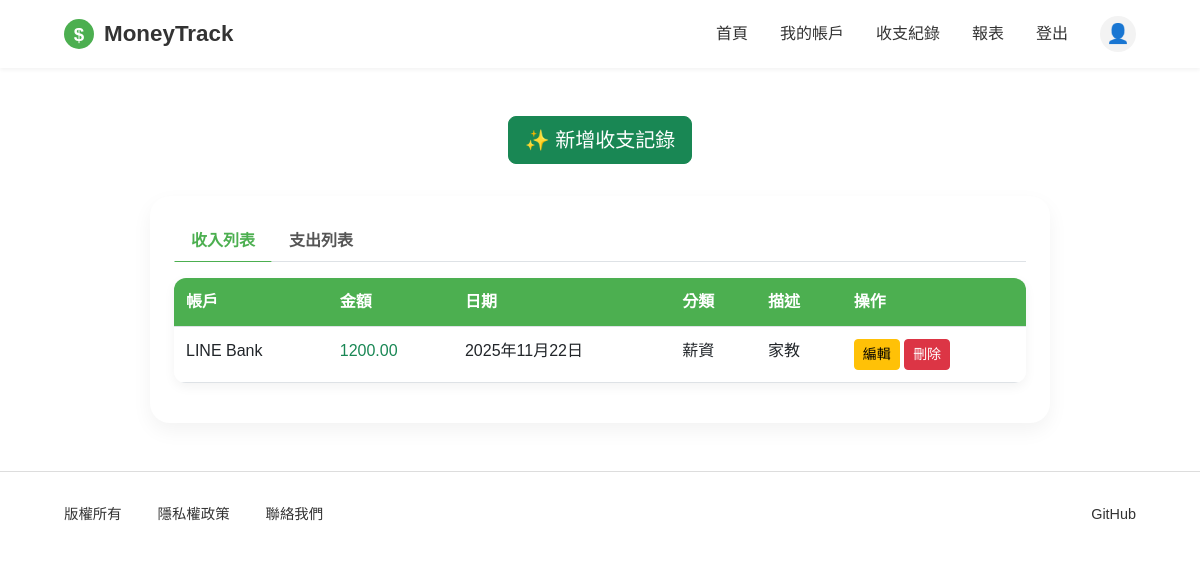
/moneytrack/finance/ (signed in), run on an earlier commit of the app's database.
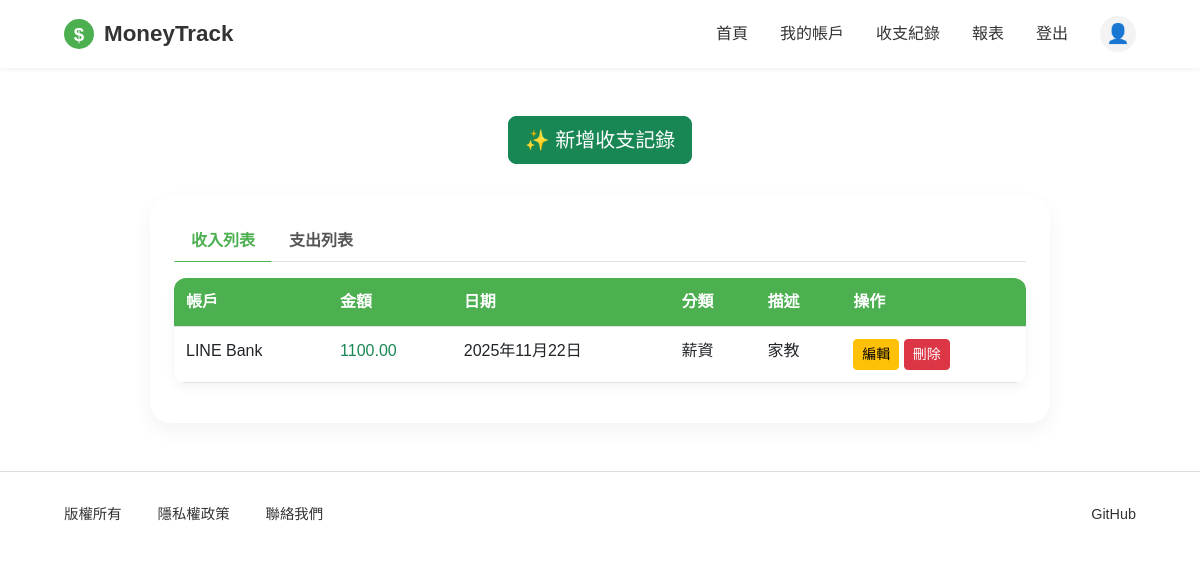
And on a later commit of the database.
### apps/moneytrack/models/income.py (models this page shows, shortened)
class Income(models.Model):
    account = models.ForeignKey(Account, on_delete=models.CASCADE, related_name='incomes', null=True, blank=True)
    amount = models.DecimalField(max_digits=12, decimal_places=2)
    date = models.DateField()
    category = models.CharField(max_length=30, blank=True)  # 可選分類
    description = models.TextField(blank=True)
    class Meta:
        verbose_name = '收入'
        verbose_name_plural = '收入'

### apps/moneytrack/models/account.py (models this page shows, shortened)
class Account(models.Model):
    user = models.ForeignKey(settings.AUTH_USER_MODEL, on_delete=models.CASCADE, related_name='accounts')
    bank_name = models.CharField(max_length=50)  # 例如：現金、中信銀行
    balance = models.DecimalField(max_digits=12, decimal_places=2, default=0)
    class Meta:
        verbose_name = '帳戶'
        verbose_name_plural = '帳戶'

### apps/moneytrack/views.py (the view)
# urls.py: path('finance/', views.FinanceListView.as_view(), name='finance_list'),
class FinanceListView(LoginRequiredMixin, View):
    def get(self, request):
        accounts = Account.objects.filter(user=request.user)
        incomes = Income.objects.filter(account__in=accounts).order_by('-date')
        expenses = Expense.objects.filter(account__in=accounts).order_by('-date')
        return render(request, 'moneytrack/finance_list.html', {
            'accounts': accounts,
            'incomes': incomes,
            'expenses': expenses
        })

### apps/moneytrack/templates/moneytrack/finance_list.html (shortened to what this page needs)
{% extends "core/base.html" %}
{% load static %}
{% block extra_css %}
<link href="https://cdn.jsdelivr.net/npm/bootstrap@5.3.0/dist/css/bootstrap.min.css" rel="stylesheet">
<link rel="stylesheet" href="https://cdnjs.cloudflare.com/ajax/libs/font-awesome/6.5.2/css/all.min.css">
<link rel="stylesheet" href="{% static 'moneytrack/css/finance_list.css' %}" />
{% endblock %}
{% block content %}
<div class="container my-5">
    <div class="text-center mb-4">
        <button type="button" class="btn btn-lg btn-success btn-new-record" data-bs-toggle="modal" data-bs-target="#transactionModal">
            ✨ 新增收支記錄
        </button>
    </div>
    <div class="tab-container p-4">
        <ul class="nav nav-tabs tab-buttons mb-3" id="transactionTabs" role="tablist">
            <li class="nav-item" role="presentation">
                <button class="nav-link active" id="income-tab" data-bs-toggle="tab" data-bs-target="#income-list" type="button" role="tab" aria-controls="income-list" aria-selected="true">
                    收入列表
                </button>
            </li>
            <li class="nav-item" role="presentation">
                <button class="nav-link" id="expense-tab" data-bs-toggle="tab" data-bs-target="#expense-list" type="button" role="tab" aria-controls="expense-list" aria-selected="false">
                    支出列表
                </button>
            </li>
        </ul>
        <div class="tab-content">
            <div class="tab-pane fade show active" id="income-list" role="tabpanel" aria-labelledby="income-tab">
                <table class="table-card table">
                    <thead>
                        <tr>
                            <th>帳戶</th>
                            <th>金額</th>
                            <th>日期</th>
                            <th>分類</th>
                            <th>描述</th>
                            <th>操作</th>
                        </tr>
                    </thead>
                    <tbody>
                        {% for income in incomes %}
                        <tr>
                            <td>{{ income.account.bank_name }}</td>
                            <td><span class="text-success">{{ income.amount }}</span></td>
                            <td>{{ income.date }}</td>
                            <td>{{ income.category }}</td>
                            <td>{{ income.description }}</td>
                            <td>
                                <a href="{% url 'moneytrack:edit_income' income.id %}" class="btn btn-sm btn-warning">編輯</a>
                                <form method="post" action="{% url 'moneytrack:delete_income' income.id %}" style="display:inline;">
                                    <button type="submit" class="btn btn-sm btn-danger">刪除</button>
                                </form>
                            </td>
                        </tr>
                        {% empty %}
                        <tr>
                            <td colspan="6" class="text-center">目前沒有收入紀錄。</td>
                        </tr>
                        {% endfor %}
                    </tbody>
                </table>
            </div>
        </div>
    </div>
</div>
{% endblock %}

What changed in the data, as far as the page shows it:
changed Income "薪資": amount "1200.00" → "1100.00"
